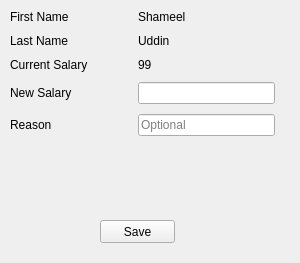
<?xml version="1.0" encoding="UTF-8"?>
<ui version="4.0">
 <class>MainWindow</class>
 <widget class="QMainWindow" name="MainWindow">
  <property name="geometry">
   <rect>
    <x>0</x>
    <y>0</y>
    <width>300</width>
    <height>263</height>
   </rect>
  </property>
  <property name="windowTitle">
   <string>MainWindow</string>
  </property>
  <widget class="QWidget" name="centralwidget">
   <widget class="QWidget" name="layoutWidget">
    <property name="geometry">
     <rect>
      <x>10</x>
      <y>10</y>
      <width>265</width>
      <height>185</height>
     </rect>
    </property>
    <layout class="QFormLayout" name="formLayout">
     <property name="horizontalSpacing">
      <number>50</number>
     </property>
     <property name="verticalSpacing">
      <number>10</number>
     </property>
     <item row="0" column="0">
      <widget class="QLabel" name="firstNameLabel">
       <property name="text">
        <string>First Name</string>
       </property>
      </widget>
     </item>
     <item row="0" column="1">
      <widget class="QLabel" name="firstNameLabel_2">
       <property name="text">
        <string>Shameel</string>
       </property>
      </widget>
     </item>
     <item row="1" column="0">
      <widget class="QLabel" name="lastNameLabel">
       <property name="text">
        <string>Last Name</string>
       </property>
      </widget>
     </item>
     <item row="1" column="1">
      <widget class="QLabel" name="lastNameLabel_2">
       <property name="text">
        <string>Uddin</string>
       </property>
      </widget>
     </item>
     <item row="2" column="0">
      <widget class="QLabel" name="currentSalaryLabel">
       <property name="text">
        <string>Current Salary</string>
       </property>
      </widget>
     </item>
     <item row="2" column="1">
      <widget class="QLabel" name="currentSalaryLabel_2">
       <property name="text">
        <string>99</string>
       </property>
      </widget>
     </item>
     <item row="3" column="0">
      <widget class="QLabel" name="newSalaryLabel">
       <property name="text">
        <string>New Salary</string>
       </property>
      </widget>
     </item>
     <item row="3" column="1">
      <widget class="QLineEdit" name="newSalaryLineEdit"/>
     </item>
     <item row="4" column="0">
      <widget class="QLabel" name="reasonLabel">
       <property name="text">
        <string>Reason</string>
       </property>
      </widget>
     </item>
     <item row="4" column="1">
      <widget class="QLineEdit" name="salaryLineEdit">
       <property name="placeholderText">
        <string>Optional</string>
       </property>
      </widget>
     </item>
    </layout>
   </widget>
   <widget class="QPushButton" name="pushButton">
    <property name="geometry">
     <rect>
      <x>100</x>
      <y>220</y>
      <width>75</width>
      <height>23</height>
     </rect>
    </property>
    <property name="text">
     <string>Save</string>
    </property>
   </widget>
  </widget>
 </widget>
 <resources/>
 <connections/>
</ui>
